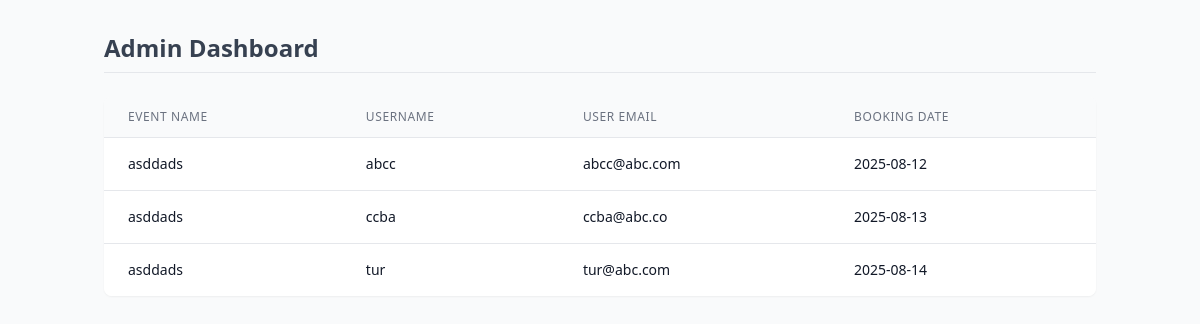
The app's page /adm_db (signed in), older data.
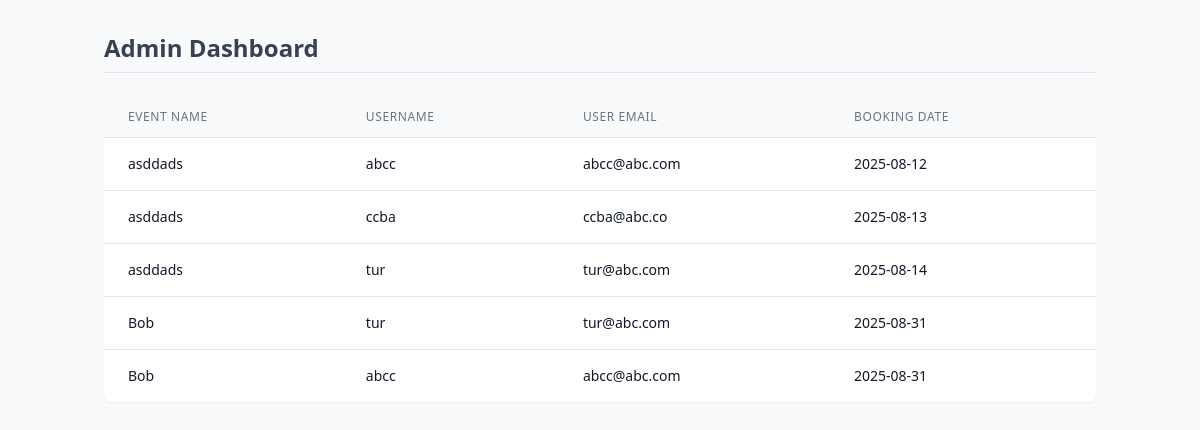
The same page, newer data.
### app/models.py (models this page shows, shortened)
class Booking(db.Model):
    booking_id: so.Mapped[int] = so.mapped_column(primary_key=True)
    user_id: so.Mapped[int] = so.mapped_column(sa.ForeignKey('user.id'))
    event_id: so.Mapped[int] = so.mapped_column(sa.ForeignKey('event.event_id'))
    booked_at: so.Mapped[datetime] = so.mapped_column(default=lambda: datetime.now(timezone.utc))
    user: so.Mapped["User"] = so.relationship(back_populates="bookings")
    event: so.Mapped["Event"] = so.relationship(back_populates="bookings")

class Event(db.Model):
    event_id: so.Mapped[int] = so.mapped_column(primary_key=True)
    title: so.Mapped[str] = so.mapped_column(sa.String(128), index=True, unique=True)
    description: so.Mapped[str] = so.mapped_column(sa.String(256), index=True)
    date: so.Mapped[datetime.date] = so.mapped_column(sa.Date)
    time: so.Mapped[datetime.time] = so.mapped_column(sa.Time, nullable=False)
    location: so.Mapped[str] = so.mapped_column(sa.String(30))
    total_seats: so.Mapped[int] = so.mapped_column()
    seats_left: so.Mapped[int] = so.mapped_column(default=0)
    created_by: so.Mapped[str] = so.mapped_column(sa.String(64))
    bookings: so.Mapped[list["Booking"]] = so.relationship(back_populates="event",
                                                           cascade="all, delete-orphan")

class User(UserMixin, db.Model):
    id: so.Mapped[int] = so.mapped_column(primary_key=True)
    username: so.Mapped[str] = so.mapped_column(sa.String(64), index=True, unique=True)
    email: so.Mapped[str] = so.mapped_column(sa.String(64), index=True, unique=True)
    password_hash: so.Mapped[Optional[str]] = so.mapped_column(sa.String(256))
    role: so.Mapped[str] = so.mapped_column(sa.String(20), nullable=False, default='user')
    bookings: so.Mapped[list["Booking"]] = so.relationship(back_populates="user",
                                                  cascade='all, delete-orphan')

### app/routes.py (the view)
@app.route('/adm_db')
@login_required
@admin_required
def admin_dashboard():
    bookings = (
        db.session.query(Booking).join(User, Booking.user_id == User.id).
        join(Event, Booking.event_id == Event.event_id).all()
    )
    return render_template('admin_dashboard.html', bookings=bookings)

### app/models.py (called while the page is built)
@login.user_loader
def load_user(id):
    return db.session.get(User, int(id))

### app/utils.py (called while the page is built)
def admin_required(f):
    @wraps(f)
    def decorated_function(*args, **kwargs):
        if not current_user.is_authenticated or current_user.role != 'admin':
            abort(403)
        return f(*args, **kwargs)
    return decorated_function

### app/templates/admin_dashboard.html (shortened to what this page needs)
<!DOCTYPE html>
<html lang="en">
<head>
    <script src="https://cdn.tailwindcss.com"></script>
</head>
<body class="bg-gray-50 text-gray-800 min-h-screen">
    <div class="container mx-auto px-4 py-8">
        <div class="mb-6 pb-2 border-b border-gray-200">
            <h1 class="text-2xl font-semibold text-gray-700">Admin Dashboard</h1>
        </div>
        <div class="overflow-x-auto bg-white rounded-lg shadow-sm">
            <table class="min-w-full divide-y divide-gray-200">
                <thead class="bg-gray-50">
                    <tr>
                        <th scope="col" class="px-6 py-3 text-left text-xs font-medium text-gray-500 uppercase tracking-wider">Event Name</th>
                        <th scope="col" class="px-6 py-3 text-left text-xs font-medium text-gray-500 uppercase tracking-wider">Username</th>
                        <th scope="col" class="px-6 py-3 text-left text-xs font-medium text-gray-500 uppercase tracking-wider">User Email</th>
                        <th scope="col" class="px-6 py-3 text-left text-xs font-medium text-gray-500 uppercase tracking-wider">Booking Date</th>
                    </tr>
                </thead>
                <tbody class="bg-white divide-y divide-gray-200">
                    {% for booking in bookings %}
                    <tr class="hover:bg-gray-50 transition-colors duration-150">
                        <td class="px-6 py-4 whitespace-nowrap text-sm text-gray-900">{{ booking.event.title }}</td>
                        <td class="px-6 py-4 whitespace-nowrap text-sm text-gray-900">{{ booking.user.username }}</td>
                        <td class="px-6 py-4 whitespace-nowrap text-sm text-gray-900">{{ booking.user.email }}</td>
                        <td class="px-6 py-4 whitespace-nowrap text-sm text-gray-900">
                            {{ booking.booked_at.strftime('%Y-%m-%d') if booking.booked_at else 'N/A' }}
                        </td>
                    </tr>
                    {% endfor %}
                </tbody>
            </table>
        </div>
    </div>
</body>
</html>

Row changes from the older to the newer data that the page shows:
added Booking: event "Bob", user.username "tur", user.email "tur@abc.com", booked_at "2025-08-31"
added Booking: event "Bob", user.username "abcc", user.email "abcc@abc.com", booked_at "2025-08-31"
